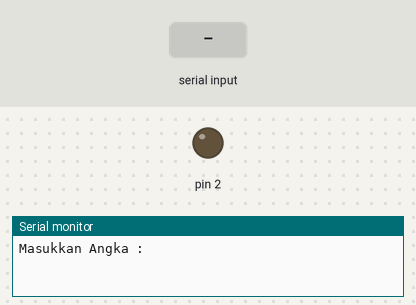
The sketch below on a simulated Arduino Uno, built with avr-gcc and run on an emulated ATmega328P. Parts: output pins drawn as LEDs (lit = HIGH), the last lines printed to the serial monitor. The inputs (shaded band) are chosen by the test bench.

Above: at 1.2 s.
1.3 s: "90,45\n" received over Serial
At 2.2 s:
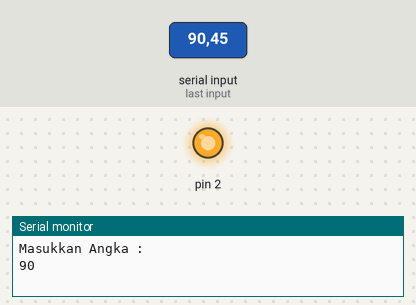
Timing chart, 0 to 4.3 s (numbered marks = the images above; inputs shaded):
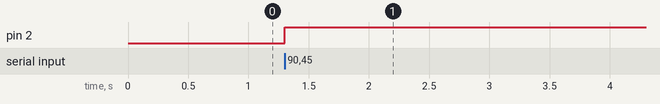

The sketch:

LedBerdasarkanInputuser.ino
```cpp
void setup() {
  // put your setup code here, to run once:
  pinMode(2, OUTPUT);
  Serial.begin(9600);
  Serial.println("Masukkan Angka : ");
}

void loop() {
  // put your main code here, to run repeatedly:
  while(Serial.available() == 0){}
  int no = Serial.parseInt();
  Serial.println(no);
  if(no > 0){
    digitalWrite(2, 1);
    delay(no * 1000);
    digitalWrite(2,0);
  }
}
```

Measured:
- after the input at 1.3 s, pin 2: LOW → HIGH at once
